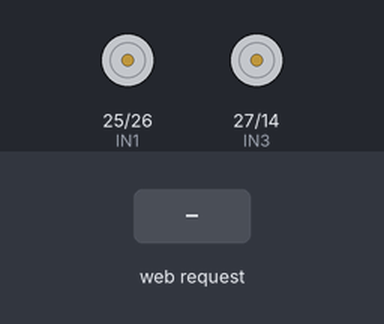
This sketch was run on a simulated ESP32. Shown: motor-driver pin pairs drawn as motors (green arrow = first pin HIGH = forward, orange = second pin HIGH = backward, longer = more drive, scaled by the enable pin). The test bench sets the inputs (shaded band). WiFi joins after 1.5 s; servers stay silent unless stated; what the sketch prints to the serial monitor is not drawn.

Above: at 2.7 s.
2.8 s: HTTP request GET /move?cmd=forward received
At 3.4 s:
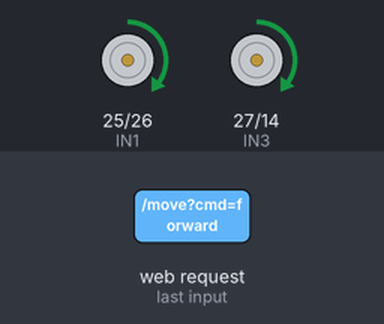
4.3 s: HTTP request GET /move?cmd=backward received
At 5.5 s:
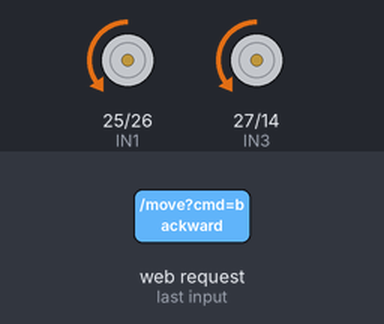
5.8 s: HTTP request GET /move?cmd=left received
At 6.9 s:
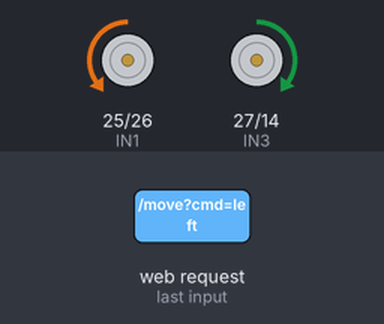
7.3 s: HTTP request GET /move?cmd=right received
At 8.1 s:
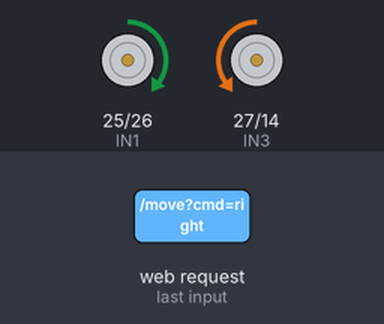
Timing chart, 0 to 9.8 s (numbered marks = the images above; inputs shaded):
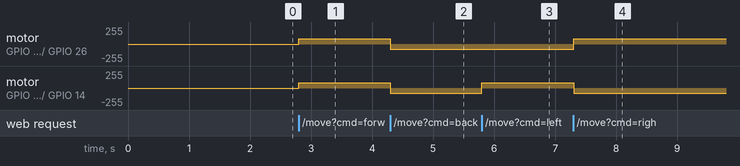

Measured:
- after the input at 2.8 s, motor on GPIO 25 (IN1) / GPIO 26 (IN2), motor on GPIO 27 (IN3) / GPIO 14 (IN4): stopped → forward 80/255 at once
- after the input at 4.3 s, motor on GPIO 25 (IN1) / GPIO 26 (IN2), motor on GPIO 27 (IN3) / GPIO 14 (IN4): forward 80/255 → backward 80/255 at once
- after the input at 5.8 s, motor on GPIO 27 (IN3) / GPIO 14 (IN4): backward 80/255 → forward 80/255 at once
- after the input at 7.3 s, motor on GPIO 25 (IN1) / GPIO 26 (IN2): backward 80/255 → forward 80/255 at once; motor on GPIO 27 (IN3) / GPIO 14 (IN4): forward 80/255 → backward 80/255 at once

The sketch:

robotic_car.ino
```cpp
#include <WiFi.h>
#include <WebServer.h>

// Replace with your Wi-Fi credentials
const char* ssid = "your_wifi_name";
const char* password = "********";

// Define Motor Pins
#define ENA 32  // PWM Speed control for Motor A
#define IN1 25  // Motor A control pin
#define IN2 26  // Motor A control pin
#define IN3 27  // Motor B control pin
#define IN4 14  // Motor B control pin
#define ENB 33  // PWM Speed control for Motor B

WebServer server(80);

// Function to move the car
void moveCar(String direction) {
    Serial.println("Command: " + direction);

    if (direction == "forward") {
        digitalWrite(IN1, HIGH);
        digitalWrite(IN2, LOW);
        digitalWrite(IN3, HIGH);
        digitalWrite(IN4, LOW);
    }
    else if (direction == "backward") {
        digitalWrite(IN1, LOW);
        digitalWrite(IN2, HIGH);
        digitalWrite(IN3, LOW);
        digitalWrite(IN4, HIGH);
    }
    else if (direction == "left") {
        digitalWrite(IN1, LOW);
        digitalWrite(IN2, HIGH);
        digitalWrite(IN3, HIGH);
        digitalWrite(IN4, LOW);
    }
    else if (direction == "right") {
        digitalWrite(IN1, HIGH);
        digitalWrite(IN2, LOW);
        digitalWrite(IN3, LOW);
        digitalWrite(IN4, HIGH);
    }
    else if (direction == "stop") {
        digitalWrite(IN1, LOW);
        digitalWrite(IN2, LOW);
        digitalWrite(IN3, LOW);
        digitalWrite(IN4, LOW);
    }

    server.send(200, "text/plain", "OK");
}

// HTML Web Page
String webpage = R"rawliteral(
<!DOCTYPE html>
<html>
<head>
    <title>ESP32 Robotic Car</title>
    <style>
        body { font-family: Arial; text-align: center; margin-top: 50px; }
        .btn { font-size: 20px; padding: 10px; width: 120px; margin: 10px; }
        .container { display: flex; flex-direction: column; align-items: center; }
        .row { display: flex; justify-content: center; }
    </style>
</head>
<body>
    <h2>ESP32 Robotic Car Control</h2>
    <div class="container">
        <div class="row">
            <button class="btn" onclick="sendCommand('forward')">Forward</button>
        </div>
        <div class="row">
            <button class="btn" onclick="sendCommand('left')">Left</button>
            <button class="btn" onclick="sendCommand('stop')">Stop</button>
            <button class="btn" onclick="sendCommand('right')">Right</button>
        </div>
        <div class="row">
            <button class="btn" onclick="sendCommand('backward')">Backward</button>
        </div>
    </div>

    <script>
        function sendCommand(command) {
            fetch('/move?cmd=' + command)
                .then(response => response.text())
                .then(data => console.log(data))
                .catch(error => console.error('Error:', error));
        }
    </script>
</body>
</html>
)rawliteral";

// Handle Web Page
void handleRoot() {
    server.send(200, "text/html", webpage);
}

// Handle Car Movement
void handleMove() {
    if (server.hasArg("cmd")) {
        String command = server.arg("cmd");
        moveCar(command);
    }
}

// Setup Function
void setup() {
    Serial.begin(115200);
    WiFi.begin(ssid, password);

    Serial.print("Connecting to WiFi...");
    while (WiFi.status() != WL_CONNECTED) {
        delay(500);
        Serial.print(".");
    }

    Serial.println("\nConnected to WiFi!");
    Serial.println("IP Address: " + WiFi.localIP().toString());

    // Initialize Motor Pins
    pinMode(IN1, OUTPUT);
    pinMode(IN2, OUTPUT);
    pinMode(IN3, OUTPUT);
    pinMode(IN4, OUTPUT);
    pinMode(ENA, OUTPUT);
    pinMode(ENB, OUTPUT);

    // Set initial speed
    analogWrite(ENA, 80);  // Adjust speed (0-255)
    analogWrite(ENB, 80);

    // Start Web Server
    server.on("/", HTTP_GET, handleRoot);
    server.on("/move", HTTP_GET, handleMove);
    server.begin();

    Serial.println("Web Server Started!");
}

// Loop Function
void loop() {
    server.handleClient();
}
```
